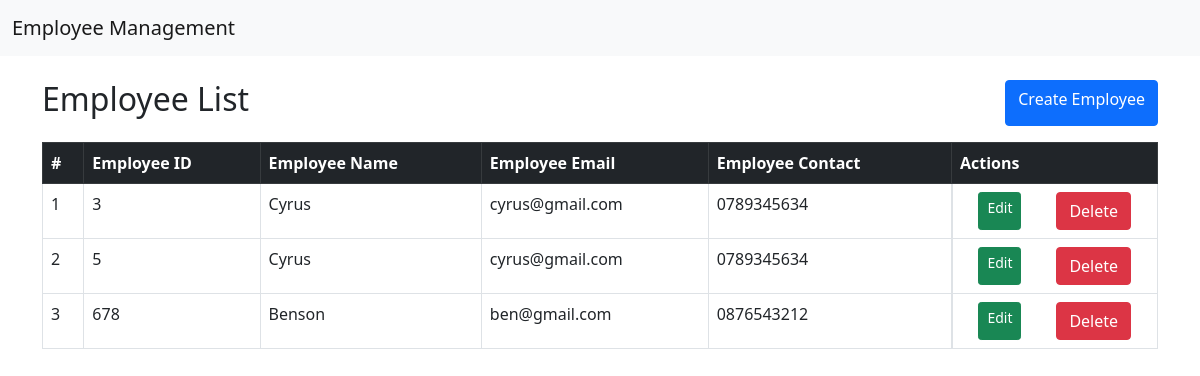
The app's page /, older data.
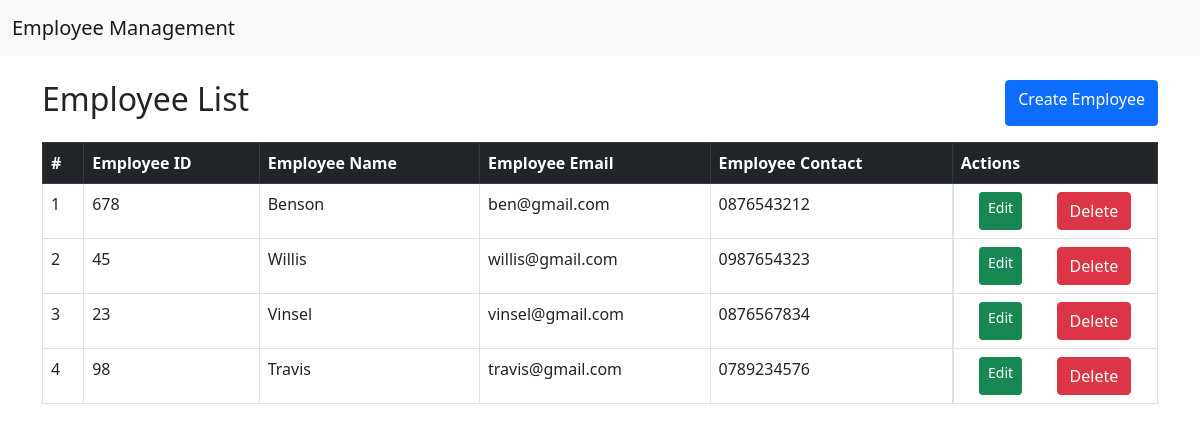
The same page, newer data.
### application/models.py (models this page shows, shortened)
class Employee(models.Model):
    employee_id = models.CharField(max_length=10, primary_key=True)
    employee_name = models.CharField(max_length=100)
    employee_email = models.EmailField()
    employee_contact = models.CharField(max_length=15)

### application/views.py (the view)
# urls.py: path('', list_employees, name='list'),
def list_employees(request):
    employees = Employee.objects.all()
    return render(request, 'list.html', {'employees': employees})

### application/templates/list.html (shortened to what this page needs)
{% extends "base.html" %}
{% block content %}
<div class="d-flex justify-content-between mb-3">
    <h2>Employee List</h2>
    <a class="btn btn-primary" href="{% url 'create' %}" >Create Employee</a>
</div>
<table class="table table-bordered">
    <thead class="table-dark">
        <tr>
            <th>#</th>
            <th>Employee ID</th>
            <th>Employee Name</th>
            <th>Employee Email</th>
            <th>Employee Contact</th>
            <th>Actions</th>
        </tr>
    </thead>
    <tbody>
        {% if employees %}
        {% for employee in employees %}
        <tr>
            <td>{{ forloop.counter }}</td>
            <td>{{ employee.employee_id }}</td>
            <td>{{ employee.employee_name }}</td>
            <td>{{ employee.employee_email }}</td>
            <td>{{ employee.employee_contact }}</td>
            <td class="d-flex justify-content-around">
                <a class="btn btn-success btn-sm" href="{% url 'update' employee.pk %}">Edit</a>
                <button class="btn btn-danger" data-bs-toggle="modal"
                        data-bs-target="#deleteModal"
                        data-id="{{ employee.pk }}">Delete</button>
            </td>
        </tr>
        {% endfor %}
        {% else %}
        <tr>
            <td colspan="6" class="text-center">No employee found....</td>
        </tr>
        {% endif %}
    </tbody>
    </table>
{% endblock %}

### application/templates/base.html (shortened to what this page needs)
<!DOCTYPE html>
<html lang="en">
<head>
    <link href="https://cdn.jsdelivr.net/npm/bootstrap@5.0.2/dist/css/bootstrap.min.css" rel="stylesheet">
</head>
<body>
    <nav class="navbar navbar-light navbar-expand-lg bg-light">
        <div class="container-fluid">
            <a class="navbar-brand" href="{% url 'list' %}">Employee Management</a>
        </div>
    </nav>
    <div class="container mt-4">
        {% block content %}
        {% endblock %}
    </div>
</body>
</html>

Row changes from the older to the newer data that the page shows:
removed Employee: employee_id "3", employee_name "Cyrus", employee_email "cyrus@gmail.com", employee_contact "0789345634"
removed Employee: employee_id "5", employee_name "Cyrus", employee_email "cyrus@gmail.com", employee_contact "0789345634"
added Employee: employee_id "45", employee_name "Willis", employee_email "willis@gmail.com", employee_contact "0987654323"
added Employee: employee_id "23", employee_name "Vinsel", employee_email "vinsel@gmail.com", employee_contact "0876567834"
added Employee: employee_id "98", employee_name "Travis", employee_email "travis@gmail.com", employee_contact "0789234576"
